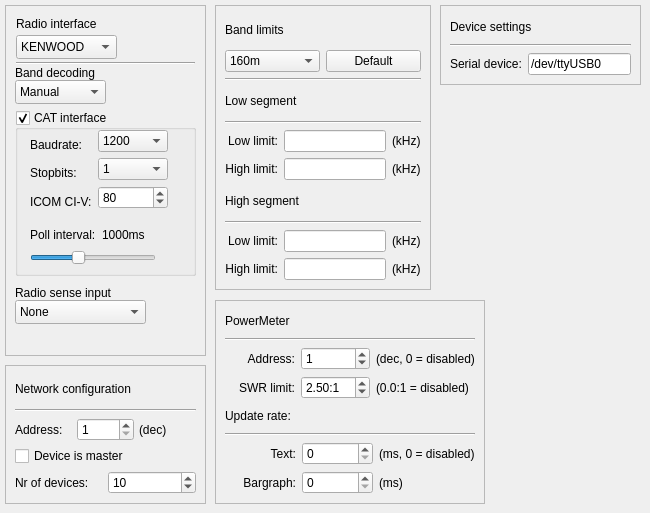
      <widget class="QWidget" name="tabopenASC">
       <attribute name="title">
        <string>openASC</string>
       </attribute>
       <widget class="QFrame" name="frameRadioInterface">
        <property name="geometry">
         <rect>
          <x>5</x>
          <y>5</y>
          <width>201</width>
          <height>351</height>
         </rect>
        </property>
        <property name="frameShape">
         <enum>QFrame::StyledPanel</enum>
        </property>
        <property name="frameShadow">
         <enum>QFrame::Raised</enum>
        </property>
        <widget class="QLabel" name="labelRadioInterface">
         <property name="geometry">
          <rect>
           <x>11</x>
           <y>11</y>
           <width>85</width>
           <height>16</height>
          </rect>
         </property>
         <property name="text">
          <string>Radio interface</string>
         </property>
        </widget>
        <widget class="QComboBox" name="comboBoxRadioType">
         <property name="geometry">
          <rect>
           <x>11</x>
           <y>30</y>
           <width>101</width>
           <height>24</height>
          </rect>
         </property>
         <item>
          <property name="text">
           <string>KENWOOD</string>
          </property>
         </item>
         <item>
          <property name="text">
           <string>ICOM</string>
          </property>
         </item>
         <item>
          <property name="text">
           <string>FT-1000D</string>
          </property>
         </item>
         <item>
          <property name="text">
           <string>FT-1000MP</string>
          </property>
         </item>
         <item>
          <property name="text">
           <string>FT-1000MKV</string>
          </property>
         </item>
         <item>
          <property name="text">
           <string>FT-2000</string>
          </property>
         </item>
        </widget>
        <widget class="Line" name="line">
         <property name="geometry">
          <rect>
           <x>11</x>
           <y>50</y>
           <width>179</width>
           <height>16</height>
          </rect>
         </property>
         <property name="lineWidth">
          <number>1</number>
         </property>
         <property name="orientation">
          <enum>Qt::Horizontal</enum>
         </property>
        </widget>
        <widget class="QComboBox" name="comboBoxRadioMode">
         <property name="geometry">
          <rect>
           <x>10</x>
           <y>75</y>
           <width>91</width>
           <height>24</height>
          </rect>
         </property>
         <item>
          <property name="text">
           <string>Manual</string>
          </property>
         </item>
         <item>
          <property name="text">
           <string>CAT-poll</string>
          </property>
         </item>
         <item>
          <property name="text">
           <string>CAT-mon</string>
          </property>
         </item>
         <item>
          <property name="text">
           <string>BCD</string>
          </property>
         </item>
        </widget>
        <widget class="QLabel" name="labelBandDecoding">
         <property name="geometry">
          <rect>
           <x>10</x>
           <y>60</y>
           <width>90</width>
           <height>15</height>
          </rect>
         </property>
         <property name="text">
          <string>Band decoding</string>
         </property>
        </widget>
        <widget class="QGroupBox" name="groupBoxCAT">
         <property name="geometry">
          <rect>
           <x>10</x>
           <y>105</y>
           <width>181</width>
           <height>166</height>
          </rect>
         </property>
         <property name="title">
          <string>CAT interface</string>
         </property>
         <property name="checkable">
          <bool>true</bool>
         </property>
         <widget class="QWidget" name="layoutWidget_3">
          <property name="geometry">
           <rect>
            <x>15</x>
            <y>20</y>
            <width>138</width>
            <height>87</height>
           </rect>
          </property>
          <layout class="QFormLayout" name="formLayout">
           <property name="fieldGrowthPolicy">
            <enum>QFormLayout::AllNonFixedFieldsGrow</enum>
           </property>
           <item row="0" column="0">
            <widget class="QLabel" name="labelRadioInterfaceBaudrate">
             <property name="text">
              <string>Baudrate:</string>
             </property>
             <property name="alignment">
              <set>Qt::AlignBottom|Qt::AlignLeading|Qt::AlignLeft</set>
             </property>
            </widget>
           </item>
           <item row="0" column="1">
            <widget class="QComboBox" name="comboBoxRadioBaudRate">
             <property name="enabled">
              <bool>true</bool>
             </property>
             <item>
              <property name="text">
               <string>1200</string>
              </property>
             </item>
             <item>
              <property name="text">
               <string>2400</string>
              </property>
             </item>
             <item>
              <property name="text">
               <string>4800</string>
              </property>
             </item>
             <item>
              <property name="text">
               <string>9600</string>
              </property>
             </item>
             <item>
              <property name="text">
               <string>14400</string>
              </property>
             </item>
             <item>
              <property name="text">
               <string>19200</string>
              </property>
             </item>
             <item>
              <property name="text">
               <string>28800</string>
              </property>
             </item>
             <item>
              <property name="text">
               <string>38400</string>
              </property>
             </item>
             <item>
              <property name="text">
               <string>57600</string>
              </property>
             </item>
             <item>
              <property name="text">
               <string>76800</string>
              </property>
             </item>
             <item>
              <property name="text">
               <string>115200</string>
              </property>
             </item>
            </widget>
           </item>
           <item row="1" column="0">
            <widget class="QLabel" name="labelRadioInterfaceStopbits">
             <property name="text">
              <string>Stopbits:</string>
             </property>
             <property name="alignment">
              <set>Qt::AlignBottom|Qt::AlignLeading|Qt::AlignLeft</set>
             </property>
            </widget>
           </item>
           <item row="1" column="1">
            <widget class="QComboBox" name="comboBoxRadioStopbits">
             <property name="enabled">
              <bool>true</bool>
             </property>
             <item>
              <property name="text">
               <string>1</string>
              </property>
             </item>
             <item>
              <property name="text">
               <string>2</string>
              </property>
             </item>
            </widget>
           </item>
           <item row="2" column="0">
            <widget class="QLabel" name="labelRadioInterfaceCIV">
             <property name="enabled">
              <bool>true</bool>
             </property>
             <property name="text">
              <string>ICOM CI-V:</string>
             </property>
             <property name="alignment">
              <set>Qt::AlignBottom|Qt::AlignLeading|Qt::AlignLeft</set>
             </property>
            </widget>
           </item>
           <item row="2" column="1">
            <widget class="QSpinBox" name="spinBoxCIVAddress">
             <property name="enabled">
              <bool>true</bool>
             </property>
             <property name="minimum">
              <number>1</number>
             </property>
             <property name="maximum">
              <number>255</number>
             </property>
             <property name="value">
              <number>80</number>
             </property>
            </widget>
           </item>
          </layout>
         </widget>
         <widget class="QWidget" name="layoutWidget_5">
          <property name="geometry">
           <rect>
            <x>15</x>
            <y>115</y>
            <width>126</width>
            <height>40</height>
           </rect>
          </property>
          <layout class="QVBoxLayout" name="verticalLayoutPollInterval">
           <item>
            <layout class="QHBoxLayout" name="horizontalLayoutPoll">
             <item>
              <widget class="QLabel" name="labelRadioInterfacePollInterval">
               <property name="text">
                <string>Poll interval:</string>
               </property>
              </widget>
             </item>
             <item>
              <widget class="QLabel" name="labelRadioInterfacePoll">
               <property name="text">
                <string>1000ms</string>
               </property>
              </widget>
             </item>
            </layout>
           </item>
           <item>
            <widget class="QSlider" name="sliderPollInterval">
             <property name="enabled">
              <bool>true</bool>
             </property>
             <property name="minimum">
              <number>10</number>
             </property>
             <property name="maximum">
              <number>255</number>
             </property>
             <property name="singleStep">
              <number>10</number>
             </property>
             <property name="pageStep">
              <number>10</number>
             </property>
             <property name="value">
              <number>100</number>
             </property>
             <property name="sliderPosition">
              <number>100</number>
             </property>
             <property name="orientation">
              <enum>Qt::Horizontal</enum>
             </property>
            </widget>
           </item>
          </layout>
         </widget>
        </widget>
        <widget class="QLabel" name="label_2">
         <property name="geometry">
          <rect>
           <x>10</x>
           <y>280</y>
           <width>111</width>
           <height>16</height>
          </rect>
         </property>
         <property name="text">
          <string>Radio sense input</string>
         </property>
        </widget>
        <widget class="QComboBox" name="comboBoxRadioSenseInput">
         <property name="geometry">
          <rect>
           <x>10</x>
           <y>295</y>
           <width>131</width>
           <height>24</height>
          </rect>
         </property>
         <item>
          <property name="text">
           <string>None</string>
          </property>
         </item>
         <item>
          <property name="text">
           <string>Radio connector</string>
          </property>
         </item>
         <item>
          <property name="text">
           <string>Sense RCA</string>
          </property>
         </item>
        </widget>
       </widget>
       <widget class="QFrame" name="frameNetworkConfiguration">
        <property name="geometry">
         <rect>
          <x>5</x>
          <y>365</y>
          <width>201</width>
          <height>139</height>
         </rect>
        </property>
        <property name="frameShape">
         <enum>QFrame::StyledPanel</enum>
        </property>
        <property name="frameShadow">
         <enum>QFrame::Raised</enum>
        </property>
        <layout class="QVBoxLayout" name="verticalLayout_7">
         <item>
          <widget class="QLabel" name="labelNetworkConfiguration">
           <property name="text">
            <string>Network configuration</string>
           </property>
          </widget>
         </item>
         <item>
          <widget class="Line" name="line_2">
           <property name="lineWidth">
            <number>1</number>
           </property>
           <property name="orientation">
            <enum>Qt::Horizontal</enum>
           </property>
          </widget>
         </item>
         <item>
          <layout class="QVBoxLayout" name="verticalLayout">
           <property name="spacing">
            <number>5</number>
           </property>
           <item>
            <layout class="QHBoxLayout" name="horizontalLayoutNetwork2">
             <item>
              <widget class="QLabel" name="labelNetworkAddress">
               <property name="text">
                <string>Address:</string>
               </property>
              </widget>
             </item>
             <item>
              <widget class="QSpinBox" name="spinBoxNetworkAddress">
               <property name="minimum">
                <number>1</number>
               </property>
               <property name="maximum">
                <number>255</number>
               </property>
               <property name="value">
                <number>1</number>
               </property>
              </widget>
             </item>
             <item>
              <widget class="QLabel" name="labelNetworkAddressDec">
               <property name="text">
                <string>(dec)</string>
               </property>
              </widget>
             </item>
            </layout>
           </item>
           <item>
            <widget class="QCheckBox" name="checkBoxNetworkIsMaster">
             <property name="text">
              <string>Device is master</string>
             </property>
            </widget>
           </item>
           <item>
            <layout class="QHBoxLayout" name="horizontalLayoutNetwork">
             <item>
              <widget class="QLabel" name="labelNetworkNrOfDevices">
               <property name="text">
                <string>Nr of devices:</string>
               </property>
              </widget>
             </item>
             <item>
              <widget class="QSpinBox" name="spinBoxNetworkNrOfDevices">
               <property name="minimum">
                <number>1</number>
               </property>
               <property name="maximum">
                <number>255</number>
               </property>
               <property name="value">
                <number>10</number>
               </property>
              </widget>
             </item>
            </layout>
           </item>
          </layout>
         </item>
        </layout>
       </widget>
       <widget class="QFrame" name="frameDeviceConfiguration">
        <property name="geometry">
         <rect>
          <x>440</x>
          <y>5</y>
          <width>201</width>
          <height>80</height>
         </rect>
        </property>
        <property name="frameShape">
         <enum>QFrame::StyledPanel</enum>
        </property>
        <property name="frameShadow">
         <enum>QFrame::Raised</enum>
        </property>
        <layout class="QVBoxLayout" name="verticalLayout_9">
         <item>
          <widget class="QLabel" name="labelDeviceConfiguration">
           <property name="text">
            <string>Device settings</string>
           </property>
          </widget>
         </item>
         <item>
          <widget class="Line" name="line_3">
           <property name="lineWidth">
            <number>1</number>
           </property>
           <property name="orientation">
            <enum>Qt::Horizontal</enum>
           </property>
          </widget>
         </item>
         <item>
          <layout class="QHBoxLayout" name="horizontalLayout_4">
           <item>
            <widget class="QLabel" name="labelSerialPort">
             <property name="text">
              <string>Serial device:</string>
             </property>
            </widget>
           </item>
           <item>
            <widget class="QLineEdit" name="lineEditDevicePort">
             <property name="text">
              <string>/dev/ttyUSB0</string>
             </property>
            </widget>
           </item>
          </layout>
         </item>
        </layout>
       </widget>
       <widget class="QFrame" name="frameBandLimits">
        <property name="geometry">
         <rect>
          <x>215</x>
          <y>5</y>
          <width>216</width>
          <height>285</height>
         </rect>
        </property>
        <property name="frameShape">
         <enum>QFrame::StyledPanel</enum>
        </property>
        <property name="frameShadow">
         <enum>QFrame::Raised</enum>
        </property>
        <layout class="QVBoxLayout" name="verticalLayout_8">
         <item>
          <widget class="QLabel" name="labelBandLimits">
           <property name="text">
            <string>Band limits</string>
           </property>
          </widget>
         </item>
         <item>
          <layout class="QHBoxLayout" name="horizontalLayout_5">
           <item>
            <widget class="QComboBox" name="comboBoxBandLimitBand">
             <item>
              <property name="text">
               <string>160m</string>
              </property>
             </item>
             <item>
              <property name="text">
               <string>80m</string>
              </property>
             </item>
             <item>
              <property name="text">
               <string>40m</string>
              </property>
             </item>
             <item>
              <property name="text">
               <string>30m</string>
              </property>
             </item>
             <item>
              <property name="text">
               <string>20m</string>
              </property>
             </item>
             <item>
              <property name="text">
               <string>17m</string>
              </property>
             </item>
             <item>
              <property name="text">
               <string>15m</string>
              </property>
             </item>
             <item>
              <property name="text">
               <string>12m</string>
              </property>
             </item>
             <item>
              <property name="text">
               <string>10m</string>
              </property>
             </item>
            </widget>
           </item>
           <item>
            <widget class="QPushButton" name="pushButtonDefaultBandLimits">
             <property name="text">
              <string>Default</string>
             </property>
            </widget>
           </item>
          </layout>
         </item>
         <item>
          <widget class="Line" name="line_4">
           <property name="lineWidth">
            <number>1</number>
           </property>
           <property name="orientation">
            <enum>Qt::Horizontal</enum>
           </property>
          </widget>
         </item>
         <item>
          <widget class="QLabel" name="labelBandLimitLowSegment">
           <property name="text">
            <string>Low segment</string>
           </property>
          </widget>
         </item>
         <item>
          <widget class="Line" name="line_6">
           <property name="lineWidth">
            <number>1</number>
           </property>
           <property name="orientation">
            <enum>Qt::Horizontal</enum>
           </property>
          </widget>
         </item>
         <item>
          <layout class="QGridLayout" name="gridLayout_4">
           <item row="0" column="0">
            <widget class="QLabel" name="labelBandLimitLowSegLowLimit">
             <property name="text">
              <string>Low limit:</string>
             </property>
             <property name="alignment">
              <set>Qt::AlignRight|Qt::AlignTrailing|Qt::AlignVCenter</set>
             </property>
            </widget>
           </item>
           <item row="0" column="1">
            <widget class="QLineEdit" name="lineEditBandLimitLowSegLowLimit"/>
           </item>
           <item row="0" column="2">
            <widget class="QLabel" name="labelBandLimitLowSegLowLimitkHz">
             <property name="text">
              <string>(kHz)</string>
             </property>
            </widget>
           </item>
           <item row="1" column="0">
            <widget class="QLabel" name="labelBandLimitLowSegHighLimit">
             <property name="text">
              <string>High limit:</string>
             </property>
             <property name="alignment">
              <set>Qt::AlignRight|Qt::AlignTrailing|Qt::AlignVCenter</set>
             </property>
            </widget>
           </item>
           <item row="1" column="1">
            <widget class="QLineEdit" name="lineEditBandLimitLowSegHighLimit"/>
           </item>
           <item row="1" column="2">
            <widget class="QLabel" name="labelBandLimitLowSegHighLimitkHz">
             <property name="text">
              <string>(kHz)</string>
             </property>
            </widget>
           </item>
          </layout>
         </item>
         <item>
          <widget class="QLabel" name="labelBandLimitHighSegment">
           <property name="text">
            <string>High segment</string>
           </property>
          </widget>
         </item>
         <item>
          <widget class="Line" name="line_5">
           <property name="lineWidth">
            <number>1</number>
           </property>
           <property name="orientation">
            <enum>Qt::Horizontal</enum>
           </property>
          </widget>
         </item>
         <item>
          <layout class="QGridLayout" name="gridLayout_3">
           <item row="0" column="0">
            <widget class="QLabel" name="labelBandLimitHighSegLowLimit">
             <property name="text">
              <string>Low limit:</string>
             </property>
             <property name="alignment">
              <set>Qt::AlignRight|Qt::AlignTrailing|Qt::AlignVCenter</set>
             </property>
            </widget>
           </item>
           <item row="0" column="1">
            <widget class="QLineEdit" name="lineEditBandLimitHighSegLowLimit"/>
           </item>
           <item row="0" column="2">
            <widget class="QLabel" name="labelBandLimitHighSegLowLimitkHz">
             <property name="text">
              <string>(kHz)</string>
             </property>
            </widget>
           </item>
           <item row="1" column="0">
            <widget class="QLabel" name="labelBandLimitHighSegHighLimit">
             <property name="text">
              <string>High limit:</string>
             </property>
             <property name="alignment">
              <set>Qt::AlignRight|Qt::AlignTrailing|Qt::AlignVCenter</set>
             </property>
            </widget>
           </item>
           <item row="1" column="1">
            <widget class="QLineEdit" name="lineEditBandLimitHighSegHighLimit"/>
           </item>
           <item row="1" column="2">
            <widget class="QLabel" name="labelBandLimitHighSegHighLimitkHz">
             <property name="text">
              <string>(kHz)</string>
             </property>
            </widget>
           </item>
          </layout>
         </item>
        </layout>
       </widget>
       <widget class="QFrame" name="framePowerMeter">
        <property name="geometry">
         <rect>
          <x>215</x>
          <y>300</y>
          <width>270</width>
          <height>204</height>
         </rect>
        </property>
        <property name="frameShape">
         <enum>QFrame::StyledPanel</enum>
        </property>
        <property name="frameShadow">
         <enum>QFrame::Raised</enum>
        </property>
        <layout class="QVBoxLayout" name="verticalLayout_13">
         <item>
          <widget class="QLabel" name="labelPowerMeter">
           <property name="text">
            <string>PowerMeter</string>
           </property>
          </widget>
         </item>
         <item>
          <widget class="Line" name="line_8">
           <property name="lineWidth">
            <number>1</number>
           </property>
           <property name="orientation">
            <enum>Qt::Horizontal</enum>
           </property>
          </widget>
         </item>
         <item>
          <layout class="QGridLayout" name="gridLayout_13">
           <item row="0" column="0">
            <widget class="QLabel" name="labelPowerMeterAddress">
             <property name="text">
              <string>Address:</string>
             </property>
             <property name="alignment">
              <set>Qt::AlignRight|Qt::AlignTrailing|Qt::AlignVCenter</set>
             </property>
            </widget>
           </item>
           <item row="0" column="1">
            <widget class="QSpinBox" name="spinBoxPowerMeterAddress">
             <property name="minimum">
              <number>0</number>
             </property>
             <property name="maximum">
              <number>255</number>
             </property>
             <property name="value">
              <number>1</number>
             </property>
            </widget>
           </item>
           <item row="0" column="2">
            <widget class="QLabel" name="labelPowerMeterAddressDec">
             <property name="text">
              <string>(dec, 0 = disabled)</string>
             </property>
            </widget>
           </item>
           <item row="1" column="0">
            <widget class="QLabel" name="labelPowerMeterSWR">
             <property name="text">
              <string>SWR limit:</string>
             </property>
             <property name="alignment">
              <set>Qt::AlignRight|Qt::AlignTrailing|Qt::AlignVCenter</set>
             </property>
            </widget>
           </item>
           <item row="1" column="1">
            <widget class="QDoubleSpinBox" name="doubleSpinBoxPowerMeterSWR">
             <property name="suffix">
              <string>:1</string>
             </property>
             <property name="minimum">
              <double>0.000000000000000</double>
             </property>
             <property name="maximum">
              <double>10.000000000000000</double>
             </property>
             <property name="value">
              <double>2.500000000000000</double>
             </property>
            </widget>
           </item>
           <item row="1" column="2">
            <widget class="QLabel" name="label">
             <property name="text">
              <string>(0.0:1 = disabled)</string>
             </property>
            </widget>
           </item>
          </layout>
         </item>
         <item>
          <widget class="QLabel" name="labelPowerMeterAddress_2">
           <property name="text">
            <string>Update rate:</string>
           </property>
           <property name="alignment">
            <set>Qt::AlignLeading|Qt::AlignLeft|Qt::AlignVCenter</set>
           </property>
          </widget>
         </item>
         <item>
          <widget class="Line" name="line_10">
           <property name="lineWidth">
            <number>1</number>
           </property>
           <property name="orientation">
            <enum>Qt::Horizontal</enum>
           </property>
          </widget>
         </item>
         <item>
          <layout class="QGridLayout" name="gridLayout_14">
           <item row="0" column="0">
            <widget class="QLabel" name="labelPowerMeterUpdateRateText">
             <property name="text">
              <string>Text:</string>
             </property>
             <property name="alignment">
              <set>Qt::AlignRight|Qt::AlignTrailing|Qt::AlignVCenter</set>
             </property>
            </widget>
           </item>
           <item row="0" column="1">
            <widget class="QSpinBox" name="spinBoxPowerMeterUpdateRateText">
             <property name="minimum">
              <number>0</number>
             </property>
             <property name="maximum">
              <number>5000</number>
             </property>
             <property name="singleStep">
              <number>100</number>
             </property>
             <property name="value">
              <number>0</number>
             </property>
            </widget>
           </item>
           <item row="0" column="2">
            <widget class="QLabel" name="labelPowerMeterUpdateRateTextDec">
             <property name="text">
              <string>(ms, 0 = disabled)</string>
             </property>
            </widget>
           </item>
           <item row="1" column="0">
            <widget class="QLabel" name="labelPowerMeterUpdateRateBargraph">
             <property name="text">
              <string>Bargraph:</string>
             </property>
             <property name="alignment">
              <set>Qt::AlignRight|Qt::AlignTrailing|Qt::AlignVCenter</set>
             </property>
            </widget>
           </item>
           <item row="1" column="1">
            <widget class="QSpinBox" name="spinBoxPowerMeterUpdateRateBargraph">
             <property name="minimum">
              <number>0</number>
             </property>
             <property name="maximum">
              <number>5000</number>
             </property>
             <property name="singleStep">
              <number>100</number>
             </property>
             <property name="value">
              <number>0</number>
             </property>
            </widget>
           </item>
           <item row="1" column="2">
            <widget class="QLabel" name="labelPowerMeterUpdateRateBargraphDec">
             <property name="text">
              <string>(ms)</string>
             </property>
            </widget>
           </item>
          </layout>
         </item>
        </layout>
       </widget>
      </widget>
